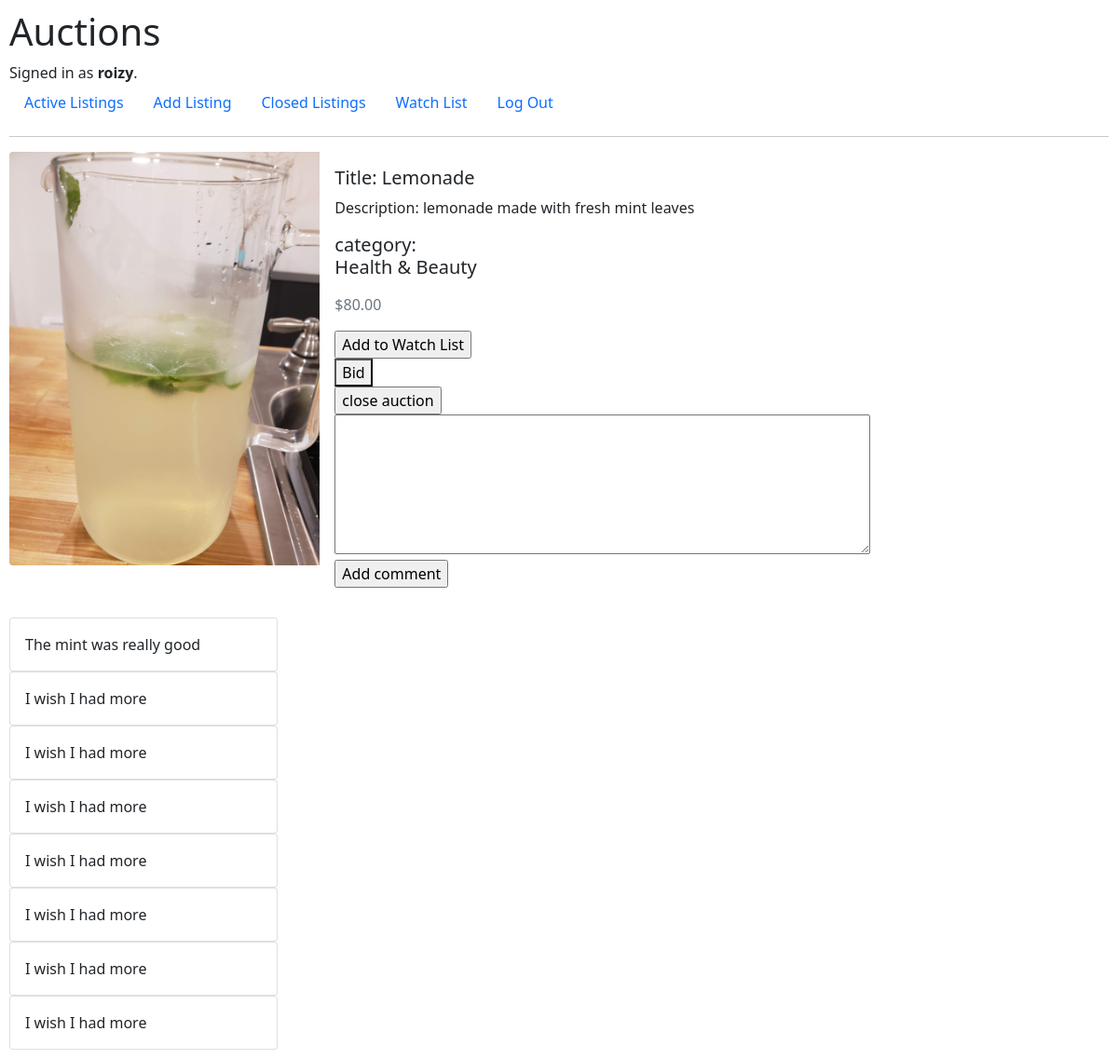
The page /listing/8 (signed in) on the database its author committed.
### auctions/models.py (models this page shows)
class User(AbstractUser):
    pass

class Listings(models.Model):
    Categories = (
        ("0", ""),
        ("1", "Antiques"),
        ("2", "Art"),
        ("3", "Baby"),
        ("4", "Books"),
        ("5", "Business & Industrial"),
        ("6", "Cameras & Photo"),
        ("7", "Cell Phones & Accessories"),
        ("8", "Clothing, Shoes & Accessories"),
        ("9", "Coins & Paper Money"),
        ("10", "Collectibles"),
        ("11", "Computers/Tablets & Networking"),
        ("12", "Consumer Electronics"),
        ("13", "Crafts"),
        ("14", "Dolls & Bears"),
        ("15", "DVDs & Movies"),
        ("16", "eBay Motors"),
        ("17", "Entertainment Memorabilia"),
        ("18", "Gift Cards & Coupons"),
        ("19", "Health & Beauty"),
        ("20", "Home & Garden"),
        ("21", "Jewelry & Watches"),
        ("22", "Music"),
        ("23", "Musical Instruments & Gear"),
        ("24", "Pet Supplies"),
        ("25", "Pottery & Glass"),
        ("26", "Real Estate"),
        ("27", "Specialty Services"),
        ("28", "Sporting Goods"),
        ("29", "Sports Mem, Cards & Fan Shop"),
        ("30", "Stamps"),
        ("31", "Tickets & Experiences"),
        ("32", "Toys & Hobbies"),
        ("33", "Travel"),
        ("34", "Video Games & Consoles"),
        ("35", "Everything Else"),
    )
    user_id = models.ForeignKey(User, on_delete=models.CASCADE)
    title = models.CharField(max_length=100)
    description = models.TextField()
    starting_bid = models.DecimalField(max_digits=5, decimal_places=2)
    image = models.ImageField(upload_to="images/")
    category = models.CharField(max_length=100, choices=Categories)

class Bids(models.Model):
    listing_id = models.ForeignKey(Listings, on_delete=models.CASCADE, related_name='owner')
    bid = models.DecimalField(max_digits=5, decimal_places=2)
    winner = models.ForeignKey(User, on_delete=models.CASCADE, related_name='winner')

class Comments(models.Model):
    listing_id = models.ForeignKey(Listings, on_delete=models.CASCADE)
    comment = models.TextField()

### auctions/views.py (the view)
# urls.py: path("listing/<int:id>", views.listing, name="listing")
def listing(request, id):
    listing = Listings.objects.get(id=id)
    return render(request, "auctions/listing.html", {
        "listing": listing,
        "item_category": listing.Categories[int(listing.category)][1],
        "bid": Bids.objects.get(listing_id=id),
        "winner": request.user.id,
        "comments": Comments.objects.filter(listing_id=id)
    })

### auctions/templates/auctions/listing.html (shortened to what this page needs)
{% extends "auctions/layout.html" %}
{% load static %}
{% block body %}
  <div class="mb-3" style="max-width: 1000px;">
  <div class="row g-0">
    <div class="col-md-4">
      <img src="{{ listing.image.url }}" class="img-fluid rounded-start" alt="{{item.title}}">
    </div>
    <div class="col-md-8">
      <div class="card-body">
        <h5 class="card-title">Title: {{listing.title}}</h5>
        <p class="card-text">Description: {{listing.description}}</p>
        <h5>category:<p>{{item_category}}</p></h5>
        <p class="card-text"><large class="text-muted">${{bid.bid}}</large></p>
        {% if user.is_authenticated %}
        <form action="{% url 'watch_list'%}" method="post">
          <input type="submit" value="Add to Watch List">
        </form>
        <button type="button" name="button" data-toggle="modal" data-target="#bid">Bid</button>
          {% if user.id == listing.user_id.id %}
          <form action="{% url 'end_auction'%}" method="post">
            <input type="submit" value="close auction">
          </form>
          {% endif %}
          <form action="{% url 'comment' %}" method="post">
            <textarea name="comment" rows="6" cols="60"></textarea>
            <input type="submit" value="Add comment">
          </form>
        {% endif %}
      </div>
    </div>
  </div>
</div>
{% for comment in comments %}
<div class="card" style="width: 18rem;">
  <div class="card-body">
    <p class="card-text">{{comment.comment}}</p>
  </div>
</div>
{% endfor %}
{% endblock %}

### auctions/templates/auctions/layout.html (shortened to what this page needs)
{% load static %}
<!DOCTYPE html>
<html lang="en">
    <head>
        <link href="https://cdn.jsdelivr.net/npm/bootstrap@5.0.2/dist/css/bootstrap.min.css" rel="stylesheet">
        <link href="{% static 'auctions/styles.css' %}" rel="stylesheet">
    </head>
    <body>
        <h1>Auctions</h1>
        <div>
            {% if user.is_authenticated %}
                Signed in as <strong>{{ user.username }}</strong>.
            {% else %}
                Not signed in.
            {% endif %}
        </div>
        <ul class="nav">
            <li class="nav-item">
                <a class="nav-link" href="{% url 'index' %}">Active Listings</a>
            </li>
            <li class="nav-item">
                <a class="nav-link" href="{% url 'new_listing' %}">Add Listing</a>
            </li>
            <li class="nav-item">
                <a class="nav-link" href="{% url 'closed_listings' %}">Closed Listings</a>
            </li>
            <li class="nav-item">
                <a class="nav-link" href="{% url 'watch_list' %}">Watch List</a>
            </li>
            {% if user.is_authenticated %}
                <li class="nav-item">
                    <a class="nav-link" href="{% url 'logout' %}">Log Out</a>
                </li>
            {% endif %}
        </ul>
        <hr>
        {% block body %}
        {% endblock %}
    </body>
</html>

### auctions/static/auctions/styles.css (style rules this page uses)
body { padding: 10px; }

### rows shown on the page
User: username "roizy"
Listings: image (picture), title "Lemonade", description "lemonade made with fresh mint leaves"
Bids: bid "80.00"
Comments: comment "The mint was really good"
Comments: comment "I wish I had more"
Comments: comment "I wish I had more"
Comments: comment "I wish I had more"
Comments: comment "I wish I had more"
Comments: comment "I wish I had more"
Comments: comment "I wish I had more"
Comments: comment "I wish I had more"

### other values the page prints
{{ item_category }} "Health & Beauty"
